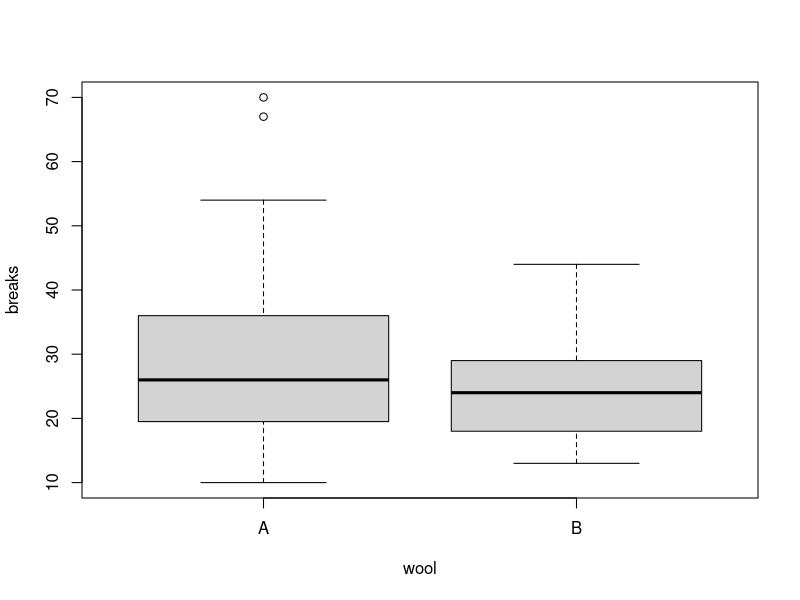
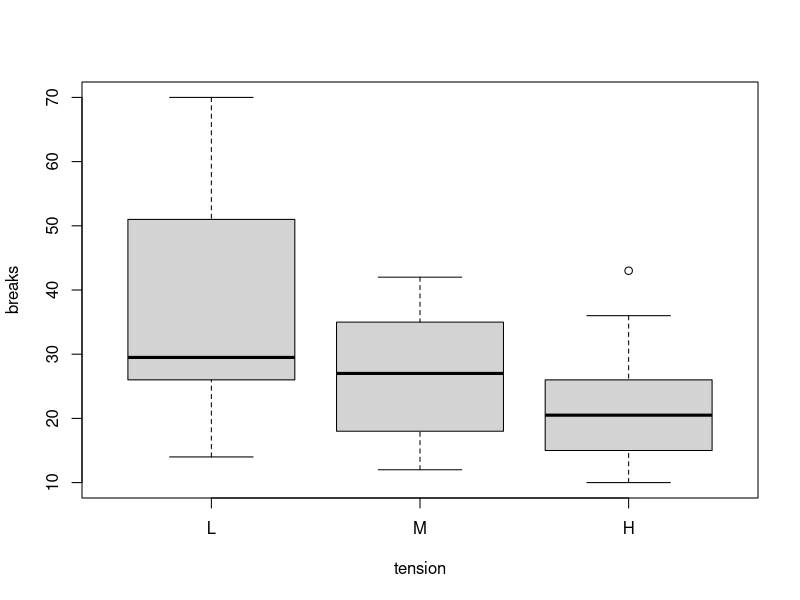

These charts were generated, in order, by the following R code:
## ---- chunk 1
data("warpbreaks")
boxplot(breaks ~ wool, data = warpbreaks)
boxplot(breaks ~ tension, data = warpbreaks)
## ---- chunk 2
m0 <- glm(breaks ~ 1, data = warpbreaks, family = poisson)
m1 <- glm(breaks ~ wool + tension, data = warpbreaks, family = poisson)
summary(m1)

exp(coef(m1))

anova(m0, m1, test = "LRT")
anova(m0, m1, test = "Rao")
lmtest::waldtest(m0, m1, test = "Chisq")
## ---- chunk 3
m2 <- glm(breaks ~ wool * tension, data = warpbreaks, family = poisson)
summary(m2)
## ---- chunk 4
anova(m1, m2)
AIC(m1)
AIC(m2)
## ---- chunk 5
fit <- predict(m2, newdata = data.frame(wool = "A", tension = "L"), type = "response", se.fit = TRUE)
fit$fit
fit$fit + c(-1, 1) * qnorm(0.975) * fit$se.fit

fit <- predict(m2, newdata = data.frame(wool = "A", tension = "L"), se.fit = TRUE)
exp(fit$fit + c(-1, 1) * qnorm(0.975) * fit$se.fit)
## ---- chunk 6
m3 <- glm(breaks ~ wool * tension, data = warpbreaks, family = quasipoisson)
summary(m3)
## ---- chunk 7
fit2 <- predict(m3, newdata = data.frame(wool = "A", tension = "L"), type = "response", se.fit = TRUE)
fit2$fit
fit2$fit + c(-1, 1) * qnorm(0.975) * fit2$se.fit

fit2 <- predict(m3, newdata = data.frame(wool = "A", tension = "L"), se.fit = TRUE)
exp(fit2$fit + c(-1, 1) * qnorm(0.975) * fit2$se.fit)
